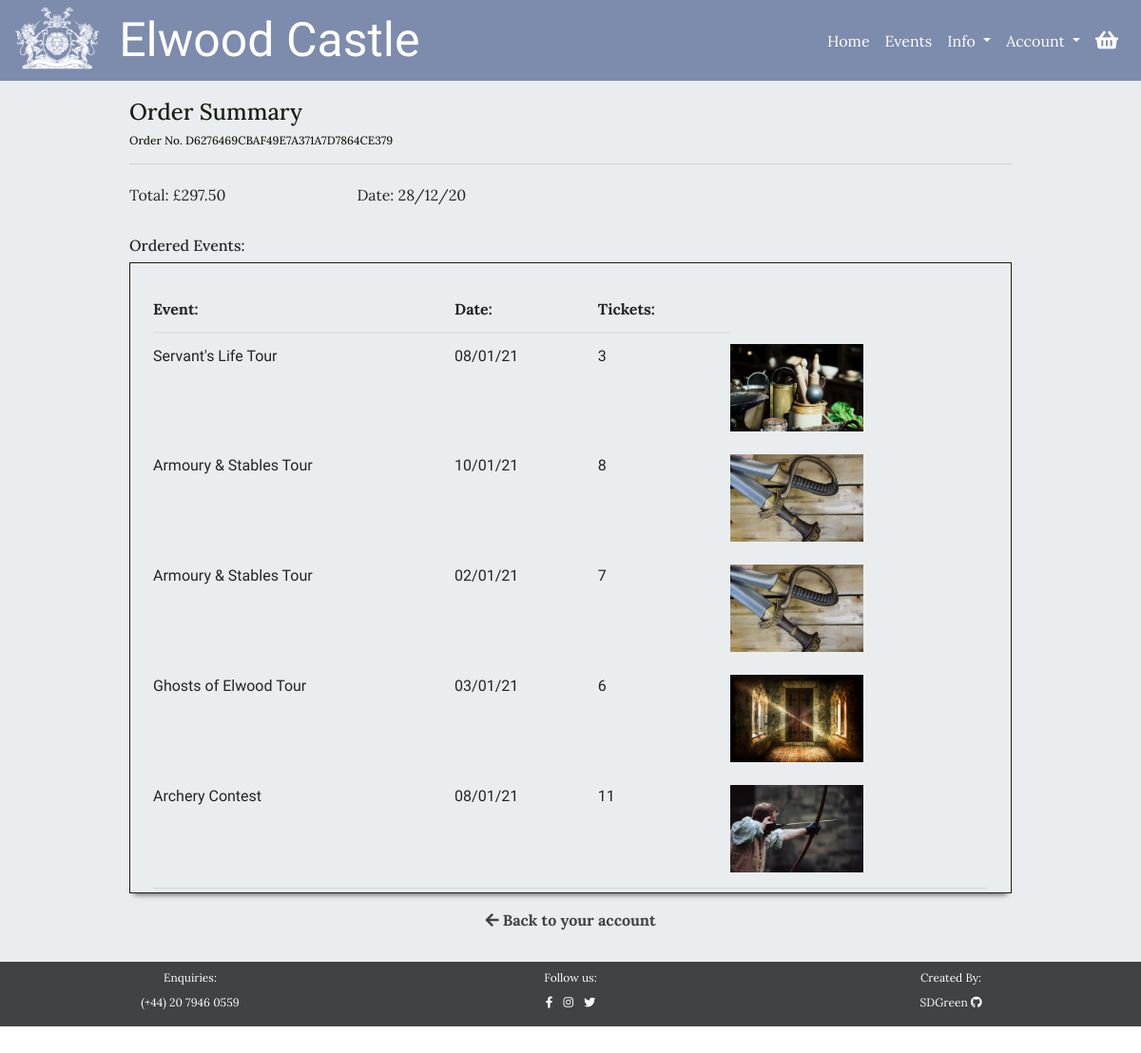
The page /user/order-summary/D6276469CBAF49E7A371A7D7864CE379 on the database its author committed.
### checkout/models.py (models this page shows, shortened)
class Order(models.Model):
    user_account = models.ForeignKey(UserAccount, null=True, blank=True,
                                     on_delete=models.SET_NULL,
                                     related_name='orders')
    order_number = models.CharField(max_length=32, null=False, editable=False)
    first_name = models.CharField(max_length=100, null=False, blank=False)
    last_name = models.CharField(max_length=200, null=False, blank=False)
    email = models.EmailField(max_length=200, null=False, blank=False)
    phone_number = models.CharField(max_length=20, null=True, blank=True)
    date = models.DateTimeField(auto_now_add=True)
    stripe_id = models.CharField(max_length=27, null=False, blank=False)
    total = models.DecimalField(max_digits=7, decimal_places=2,
                                null=True, blank=False, default=0)

class EventBooking(models.Model):
    confirmation_number = models.CharField(max_length=32, null=False,
                                           editable=False)
    order = models.ForeignKey(Order, null=False, blank=False,
                              on_delete=models.CASCADE,
                              related_name='bookings')
    event = models.ForeignKey(Event, null=False, blank=False,
                              on_delete=models.CASCADE,)
    date = models.DateField(auto_now=False, auto_now_add=False,
                            null=False, blank=False)
    ticket_quantity = models.IntegerField()
    booking_total = models.DecimalField(max_digits=7, decimal_places=2,
                                        null=False, blank=False,
                                        editable=False, default=0)

### events/models.py (models this page shows)
class Event(models.Model):
    category = models.ForeignKey('Category', null=True, blank=True,
                                 on_delete=models.SET_NULL)
    name = models.CharField(max_length=254)
    description = models.TextField()
    price = models.DecimalField(max_digits=8, decimal_places=2, blank=False)
    start_time = models.TimeField()
    rating = models.DecimalField(max_digits=2, decimal_places=1, null=True,
                                 blank=True)
    day_ticket_limit = models.PositiveIntegerField(blank=False,
                                                   validators=[
                                                      MaxValueValidator(200)
                                                    ])
    supervision = models.BooleanField(default=True, null=True, blank=True)
    age_restricted = models.BooleanField(default=True, null=True, blank=False)
    image = models.ImageField(null=True, blank=True)
    def __str__(self):
        return self.name

### user_account/views.py (the view)
# urls.py: path('order-summary/<order_number>', views.order_summary, name="order_summary")
def order_summary(request, order_number):
    try:
        order = Order.objects.get(order_number=order_number)
    except Exception:
        messages.error(request, """Sorry, we can't find this order!\
                                   Please contact us so we can
                                   fix this for you""")
        return redirect(reverse('user_home'))
    context = {
        'order': order
    }
    return render(request, 'user_account/order_summary.html', context)

### basket/contexts.py (called while the page is built, shortened)
def basket_items(request):
    basket_items = []
    total = 0
    basket = request.session.get('basket', {})
    context = {
        'basket_items': basket_items,
        'total': total,
    }
    return context

### user_account/templates/user_account/order_summary.html (shortened to what this page needs)
{% extends 'base.html' %}
{% load static %}
{% block content %}
<div class="color-overlay">
    <div class="container-fluid guttered p-3">
        <div class="row pt-1 mb-2">
            <div class="col-12 mb-2">
                <h2 class="heading-text color-title text-l d-block">Order Summary</h2>
                <h2 class="heading-text color-title text-s d-block">Order No. {{order.order_number}}</h2>
                <hr class="mb-1">
            </div>
        </div>
        <div class="row mt-1 mb-3">
            <div class="col-3">
                <p class="heading-text text-m">Total: £{{order.total}}</p>
            </div>
            <div class="col-3">
                <p class="heading-text text-m">Date: {{order.date|date:"d/m/y"}}</p>
            </div>
        </div>
        <div class="row mt-1 mb-3">
            <div class="col-12 mb-lg-0">
                <h5 class="heading-text text-m mb-2">Ordered Events:</h5>
                <div class="booking-container below-shadow p-4">
                    <table class="table mb-1 table-responsive-sm">
                        <thead class="heading-text text-m">
                            <tr>
                                <th scope="col">Event:</th>
                                <th scope="col"></th>
                                <th scope="col">Date:</th>
                                <th scope="col">Tickets:</th>
                            </tr>
                        </thead>
                        <tbody class="body-text text-m">
                            {% for booking in order.bookings.all %}
                            <tr>
                                <td colspan="2">
                                    {{ booking.event }}
                                </td>
                                <td>
                                    {{ booking.date|date:"d/m/y"}}
                                </td>
                                <td>{{ booking.ticket_quantity }}
                                </td>
                                <td class="d-none d-md-inline-block">
                                    <img class="img-fluid" src="{{ booking.event.image.url }}" alt="{{ booking.event.name }}">
                                </td>
                            </tr>
                            {% endfor %}
                        </tbody>
                    </table>
                    <hr class="mt-0 mb-3">
                </div>
            </div>
        </div>
        <div class="row mt-1 mb-3">
            <div class="col-12 text-center">
                <a href="{% url 'user_home' %}" class="heading-text text-link text-m"><i class="fas fa-arrow-left"></i> <strong>Back to your account</strong></a>
            </div>
        </div>
        </div>
    </div>
    {% endblock %}

### static/css/style.css (style rules this page uses)
h5 { margin: 0; }
#allauth-content label, .datepicker-days th, .heading-text { font-family: 'Lora', serif; }
#allauth-content input, .datepicker-days td, .body-text { font-family: 'Raleway', sans-serif; }
.text-l { font-size: 1.5em; }
.text-m { font-size:1em; }
.text-s { font-size: 0.75em; }
#small-page, .color-overlay, #block-content { background-color: #eaedef; }
.color-title { color: #1C1E12; }
::placeholder { color: #7D8BAD; }
.text-link { cursor: pointer; color: #404245; -webkit-transition: color ease-in 0.25s; -o-transition: color ease-in 0.25s; transition: color ease-in 0.25s; }
.below-shadow { -webkit-box-shadow: 0px 7px 5px -5px #777; box-shadow: 0px 7px 5px -5px #777;; }
.table td, .table th { padding-left: 0; padding-right: 1.5rem; border-top: 0; }
.booking-container .img-fluid { max-width: 140px; }
.booking-container { height: -webkit-fit-content; height: -moz-fit-content; height: fit-content; max-height: 50vh; overflow: hidden; overflow-y: scroll; border: 1px solid #1C1E12; }
@media (min-width: 580px) { .guttered { width: 80%; } }
@media (min-width: 992px) { .booking-container .img-fluid { max-width: 140px; } }

### rows shown on the page
Order: order_number "D6276469CBAF49E7A371A7D7864CE379", total "297.50", date "28/12/20"
EventBooking: event "Servant's Life Tour", date "08/01/21", ticket_quantity "3", event.image (picture)
EventBooking: event "Armoury & Stables Tour", date "10/01/21", ticket_quantity "8", event.image (picture)
EventBooking: event "Armoury & Stables Tour", date "02/01/21", ticket_quantity "7", event.image (picture)
EventBooking: event "Ghosts of Elwood Tour", date "03/01/21", ticket_quantity "6", event.image (picture)
EventBooking: event "Archery Contest", date "08/01/21", ticket_quantity "11", event.image (picture)
